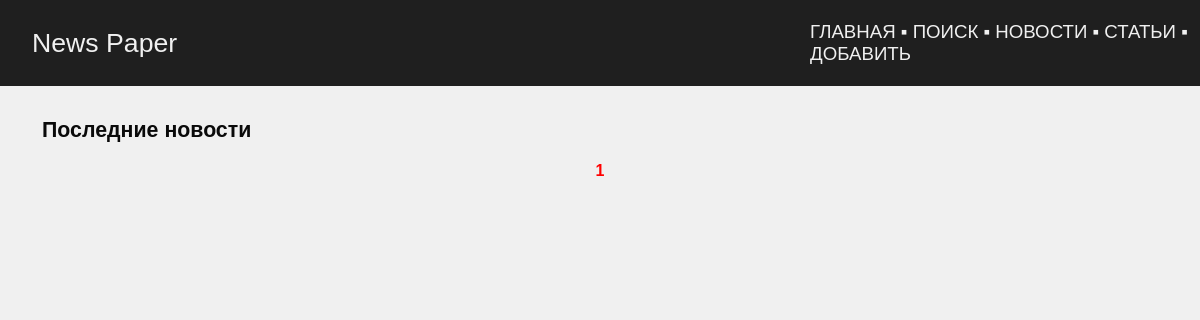
The page /news/ on the database as committed earlier.
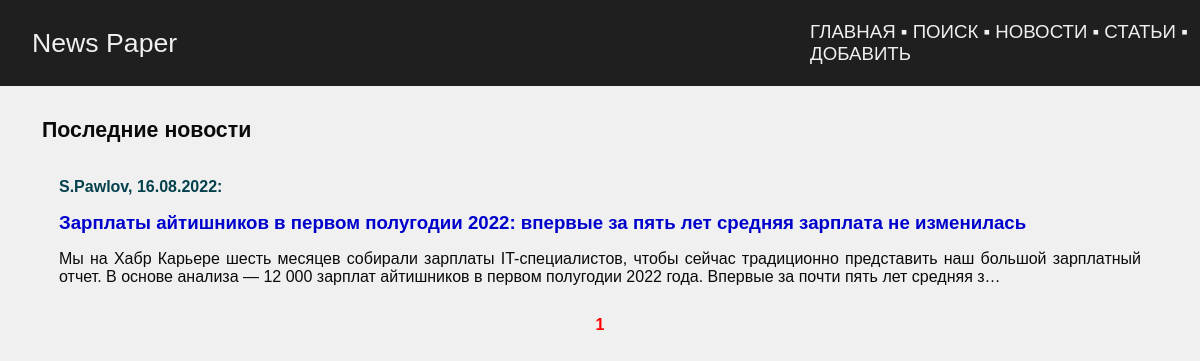
The same page on the database as committed later.
### news/models.py (models this page shows, shortened)
class Post(models.Model):
    author_post = models.ForeignKey(
        Author, on_delete=models.CASCADE, verbose_name='Автор',
    )
    ARTICLE = 'ART'
    NEWS = 'NWS'
    CHOICE_CAT = [
        (ARTICLE, 'Статья'),
        (NEWS, 'Новость'),
    ]
    type_cat = models.CharField(
        max_length=3, choices=CHOICE_CAT, default=ARTICLE,
        verbose_name='Тип контента',
    )
    date_pub = models.DateTimeField(
        auto_now_add=True, verbose_name='Дата публикации',
    )
    post_cat = models.ManyToManyField(
        Category, through='PostCategory', verbose_name='Категория',
    )
    name = models.CharField(
        max_length=128, verbose_name='Название',
    )
    content = models.TextField(
        verbose_name='Контент',
    )
    content_rate = models.SmallIntegerField(
        default=0,
        verbose_name='Рейтинг',
    )
    class Meta:
        verbose_name = 'Пост'
        verbose_name_plural = 'Посты'

class Author(models.Model):
    author_user = models.OneToOneField(
        User,
        on_delete=models.CASCADE,
    )
    author_rate = models.SmallIntegerField(
        default=0,
    )
    def __str__(self):
        return self.author_user.username
    class Meta:
        verbose_name = 'Автор'
        verbose_name_plural = 'Авторы'

### news/views.py (the view)
# urls.py: path('news/', NewsView.as_view(), name='news'),
class NewsView(ListView):
    queryset = Post.objects.filter(type_cat='NWS').select_related()
    ordering = '-date_pub'
    template_name = 'news.html'
    context_object_name = 'news'
    paginate_by = 10

### news/templatetags/censor.py (called while the page is built)
@register.filter()
def censor(in_text):
    censured_text = in_text
    with open('static/json/bad_words.json', 'r') as censor_file:
        bad_text = json.load(censor_file)
    for word in censured_text.split():
        if word.lower() in bad_text:
            censured_text = censured_text.replace(
                word,
                f'{word[0]}{"*" * (len(word) - 1)}'
            )
    return censured_text

### templates/news.html (shortened to what this page needs)
{% extends 'default.html' %}
{% load censor %}
{% load news_tags %}
{% block content %}
<table class="news">
    <tr>
        <th>Последние новости</th>
    </tr>
    <tr>
        <td>
            <table>
            {% for nw in news %}
            <tr>
                <td>
                    <p class="metanews">
                        {{ nw.author_post }}, {{ nw.date_pub|date:'d.m.Y' }}:
                    </p>
                    <a class="news_title" href="{% url 'news:detail' nw.id %}">
                        {{ nw.name|censor }}
                    </a>
                    <br>
                    <p>{{ nw.content|censor|truncatechars:250|safe }}</p>
                </td>
            </tr>
            {% endfor %}
            </table>
        </td>
    </tr>
</table>
<div class="pagination">
    <span class="current">&nbsp;{{ page_obj.number }}&nbsp;</span>
</div>
{% endblock content %}

Rows that differ between the two databases and show on the page:
now on this page (row edited): Post: author_post "S.Pawlov", date_pub "16.08.2022", name|censor "Зарплаты айтишников в первом полугодии 2022: впервые за пять лет средняя зарплата не изменилась", content|censor "Мы на Хабр Карьере шесть месяцев собирали зарплаты IT-специалистов, чтобы сейчас традиционно представить наш большой зарплатный отчет. В основе анализа — 12 000 зарплат айтишников в первом полугодии 2022 года. Впервые за почти пять лет средняя з…"
